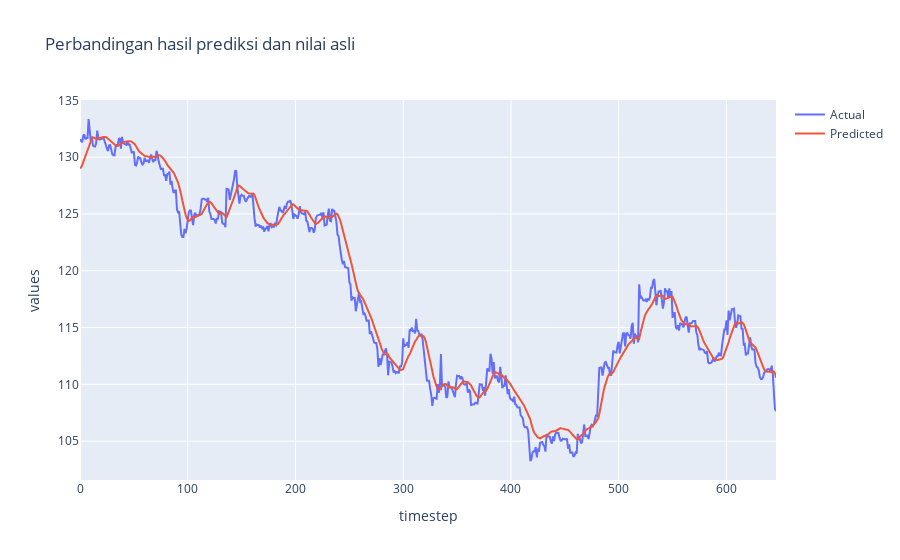

The notebook cell saved with this chart:
### Code cell
fig = go.Figure()

x = [i for i in range(len(actual_denorm))]

fig.add_trace(go.Scatter(x=x, y=actual_denorm.squeeze(1), mode='lines', name="Actual"))
fig.add_trace(go.Scatter(x=x, y=predict_denorm.squeeze(1), mode='lines', name="Predicted"))

fig.update_layout(
    xaxis_title='timestep',
    yaxis=dict(
        title="values",
        tickformat=",.f2"
    ),
    title=f"Perbandingan hasil prediksi dan nilai asli",
    height=600
)
fig.show()

### Figure 1 — Plotly figure (JSON) as saved in the notebook; plotly's stock layout.template omitted (floating-point values rounded to 4 significant figures; data arrays with more than 128 entries replaced by an {"elided": "..."} marker saying what was removed)
{"data": [{"mode": "lines", "name": "Actual", "type": "scatter", "x": {"elided": "647 int values"}, "y": {"elided": "647 float values"}}, {"mode": "lines", "name": "Predicted", "type": "scatter", "x": {"elided": "647 int values"}, "y": {"elided": "647 float values"}}], "layout": {"autosize": true, "title": {"text": "Perbandingan hasil prediksi dan nilai asli"}, "xaxis": {"autorange": true, "range": [0, 646], "title": {"text": "timestep"}, "type": "linear"}, "yaxis": {"autorange": true, "range": [101.6, 135.0], "tickformat": ",.f2", "title": {"text": "values"}, "type": "linear"}}}
